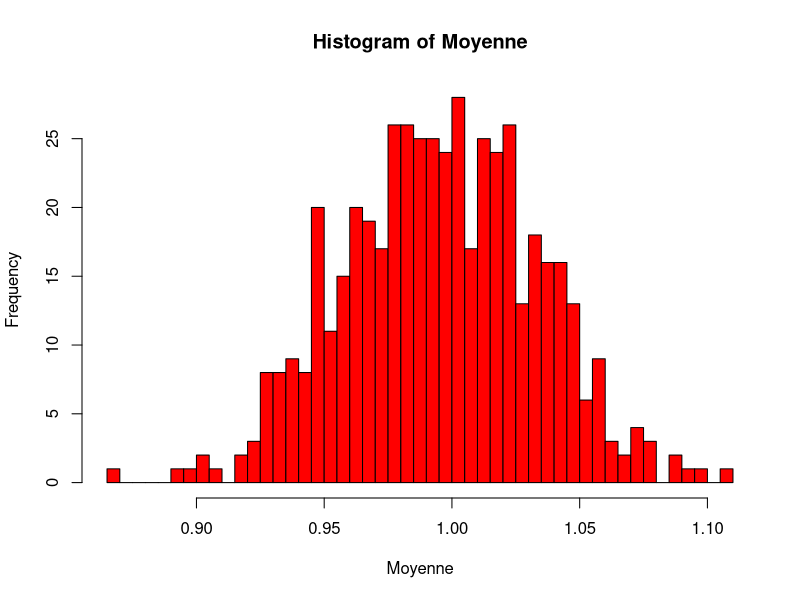

The R script that drew this image:
# Exercice 3
# 1- Caracteristiques de Population:
  Population=treering
  summary(Population)
# 2- Simulation et calcul:
  M=500; n=65
  Realisation=matrix(nrow=M, ncol=n)
  Moyenne=c()
  for(i in 1:M){
    Realisation[i,]=sample(Population, 65, replace=FALSE, prob=NULL)
    Moyenne[i]=mean(Realisation[i,])
  }
# 3- Comparaison des moyennes
  # Moyenne theorique
  Moy.Theo=mean(Population)
  # Moyenne des moyennes
  Moy.Moy=mean(Moyenne)
  # Moyenne observee
  Moy.Obs=mean(Realisation)
  # la difference entre les natures des moyennes 
  hist(Moyenne, col='red', breaks=50)
